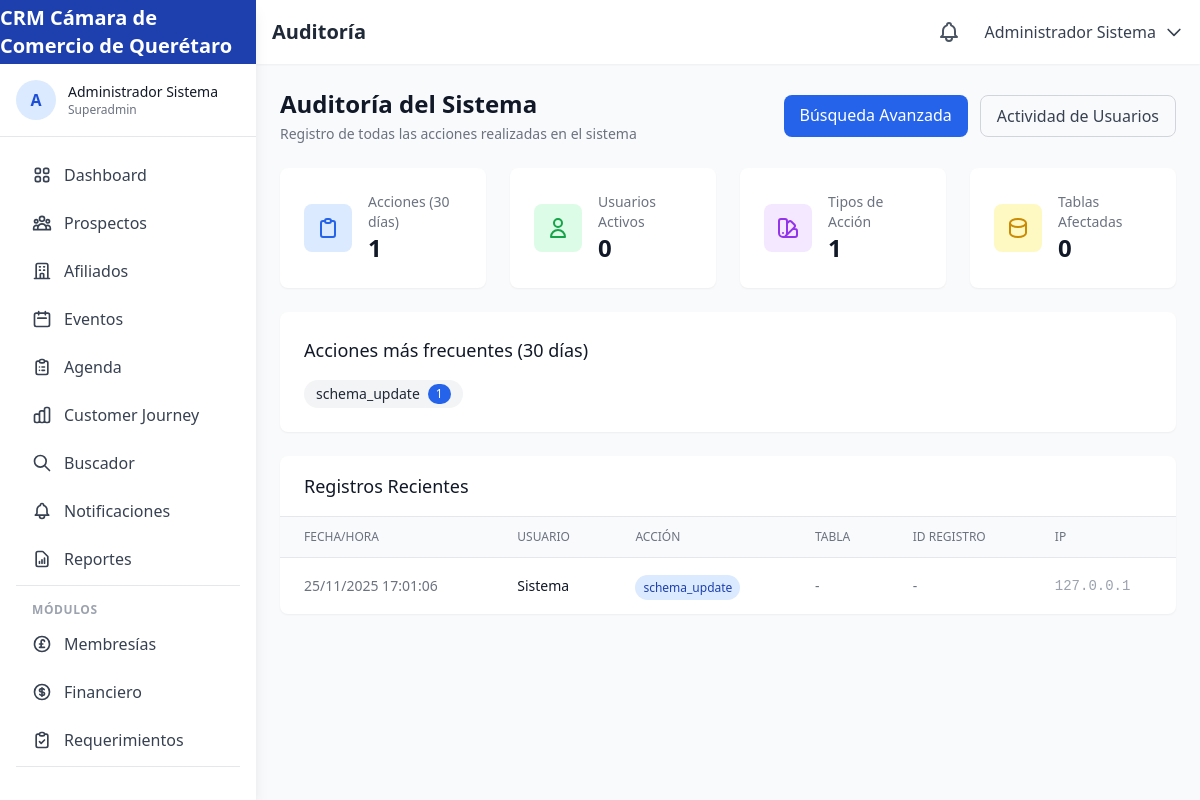
The app's page /auditoria (signed in) with its own data.
### tables this page shows
CREATE TABLE IF NOT EXISTS `audit_log` (
    `id` INT UNSIGNED AUTO_INCREMENT PRIMARY KEY,
    `user_id` INT UNSIGNED,
    `action` VARCHAR(100) NOT NULL,
    `table_name` VARCHAR(100),
    `record_id` INT UNSIGNED,
    `old_values` JSON,
    `new_values` JSON,
    `ip_address` VARCHAR(45),
    `user_agent` TEXT,
    `created_at` TIMESTAMP DEFAULT CURRENT_TIMESTAMP,
    FOREIGN KEY (`user_id`) REFERENCES `users`(`id`) ON DELETE SET NULL,
    INDEX `idx_table_record` (`table_name`, `record_id`)
);

### app/views/audit/index.php (the view, shortened to what the rows shown need)
<div class="space-y-6">
    <div class="flex flex-col sm:flex-row sm:items-center sm:justify-between">
        <div>
            <h2 class="text-2xl font-bold text-gray-900">Auditoría del Sistema</h2>
        </div>
    </div>
    <div class="bg-white rounded-lg shadow-sm overflow-hidden">
        <div class="overflow-x-auto">
            <table class="min-w-full divide-y divide-gray-200">
                <thead class="bg-gray-50">
                    <tr>
                        <th class="px-6 py-3 text-left text-xs font-medium text-gray-500 uppercase">Fecha/Hora</th>
                        <th class="px-6 py-3 text-left text-xs font-medium text-gray-500 uppercase">Usuario</th>
                        <th class="px-6 py-3 text-left text-xs font-medium text-gray-500 uppercase">Acción</th>
                        <th class="px-6 py-3 text-left text-xs font-medium text-gray-500 uppercase">Tabla</th>
                        <th class="px-6 py-3 text-left text-xs font-medium text-gray-500 uppercase">ID Registro</th>
                        <th class="px-6 py-3 text-left text-xs font-medium text-gray-500 uppercase">IP</th>
                    </tr>
                </thead>
                <tbody class="divide-y divide-gray-200">
                    <?php foreach ($logs as $log): ?>
                    <tr class="hover:bg-gray-50">
                        <td class="px-6 py-4 whitespace-nowrap text-sm text-gray-500">
                            <?php echo date('d/m/Y H:i:s', strtotime($log['created_at'])); ?>
                        </td>
                        <td class="px-6 py-4 whitespace-nowrap">
                            <p class="text-sm font-medium text-gray-900"><?php echo htmlspecialchars($log['user_name'] ?? 'Sistema'); ?></p>
                        </td>
                        <td class="px-6 py-4 whitespace-nowrap">
                            <span class="px-2 py-1 text-xs rounded-full bg-blue-100 text-blue-800">
                                <?php echo htmlspecialchars($log['action']); ?>
                            </span>
                        </td>
                        <td class="px-6 py-4 whitespace-nowrap text-sm text-gray-500">
                            <?php echo htmlspecialchars($log['table_name'] ?? '-'); ?>
                        </td>
                        <td class="px-6 py-4 whitespace-nowrap text-sm text-gray-500">
                            <?php echo $log['record_id'] ?? '-'; ?>
                        </td>
                        <td class="px-6 py-4 whitespace-nowrap text-sm text-gray-400 font-mono">
                            <?php echo htmlspecialchars($log['ip_address'] ?? '-'); ?>
                        </td>
                    </tr>
                    <?php endforeach; ?>
                </tbody>
            </table>
        </div>
    </div>
</div>

### records on screen
audit_log: created_at "25/11/2025 17:01:06", user_name "Sistema", action "schema_update", table_name "-", record "-", ip_address "127.0.0.1"

### other values on screen
$siteName "CRM Cámara de Comercio de Querétaro"
mb_substr($_SESSION['user_name'] ?? 'U', 0, 1, 'UTF-8') "A"
$_SESSION['user_name'] "Administrador Sistema"
$_SESSION['user_role'] "Superadmin"
$pageTitle "Auditoría"
$stats['total_actions'] "1"
$stats['unique_users'] "0"
$stats['unique_actions'] "1"
$stats['tables_affected'] "0"
$action['action'] "schema_update"
$action['count'] "1"
